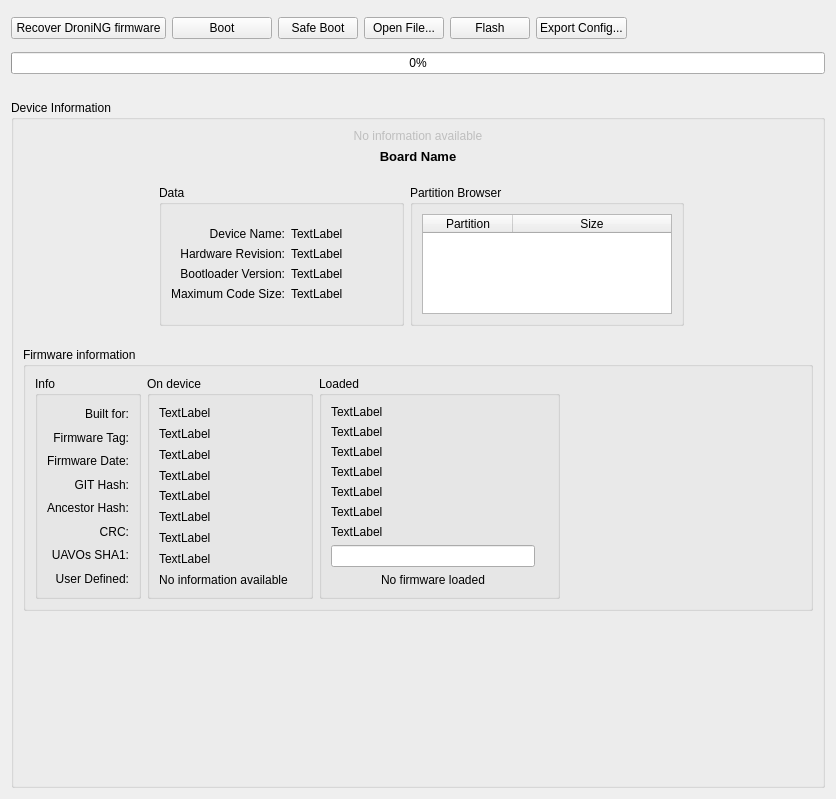
<?xml version="1.0" encoding="UTF-8"?>
<ui version="4.0">
 <class>UploaderWidget</class>
 <widget class="QWidget" name="UploaderWidget">
  <property name="geometry">
   <rect>
    <x>0</x>
    <y>0</y>
    <width>836</width>
    <height>799</height>
   </rect>
  </property>
  <property name="windowTitle">
   <string>Form</string>
  </property>
  <layout class="QVBoxLayout" name="verticalLayout">
   <item>
    <layout class="QHBoxLayout" name="bootloaderButtons">
     <item>
      <widget class="QPushButton" name="rescueButton">
       <property name="minimumSize">
        <size>
         <width>155</width>
         <height>0</height>
        </size>
       </property>
       <property name="toolTip">
        <string>Reconnect a controller with an existing dRonin USB bootloader to recover its firmware. Use the BOOT-mode installer for a first installation.</string>
       </property>
       <property name="text">
        <string>Recover DroniNG firmware</string>
       </property>
      </widget>
     </item>
     <item>
      <widget class="QPushButton" name="bootButton">
       <property name="enabled">
        <bool>true</bool>
       </property>
       <property name="minimumSize">
        <size>
         <width>100</width>
         <height>0</height>
        </size>
       </property>
       <property name="toolTip">
        <string>&lt;html&gt;&lt;head/&gt;&lt;body&gt;&lt;p&gt;Boots the system.&lt;/p&gt;&lt;/body&gt;&lt;/html&gt;</string>
       </property>
       <property name="text">
        <string>Boot</string>
       </property>
       <property name="autoDefault">
        <bool>true</bool>
       </property>
      </widget>
     </item>
     <item>
      <widget class="QPushButton" name="safeBootButton">
       <property name="enabled">
        <bool>true</bool>
       </property>
       <property name="toolTip">
        <string>&lt;html&gt;&lt;head/&gt;&lt;body&gt;&lt;p&gt;Boots the system into safe mode (i.e. default hardware/port and module settings)&lt;/p&gt;&lt;/body&gt;&lt;/html&gt;</string>
       </property>
       <property name="text">
        <string>Safe Boot</string>
       </property>
      </widget>
     </item>
     <item>
      <widget class="QPushButton" name="openButton">
       <property name="toolTip">
        <string>&lt;html&gt;&lt;head/&gt;&lt;body&gt;&lt;p&gt;Opens a file containing the firmware you wish to flash&lt;/p&gt;&lt;/body&gt;&lt;/html&gt;</string>
       </property>
       <property name="text">
        <string>Open File...</string>
       </property>
      </widget>
     </item>
     <item>
      <widget class="QPushButton" name="flashButton">
       <property name="toolTip">
        <string>&lt;html&gt;&lt;head/&gt;&lt;body&gt;&lt;p&gt;Flashes the currently loaded firmware to the board&lt;/p&gt;&lt;/body&gt;&lt;/html&gt;</string>
       </property>
       <property name="text">
        <string>Flash</string>
       </property>
       <property name="autoDefault">
        <bool>true</bool>
       </property>
      </widget>
     </item>
     <item>
      <widget class="QPushButton" name="exportConfigButton">
       <property name="text">
        <string>Export Config...</string>
       </property>
      </widget>
     </item>
     <item>
      <spacer name="horizontalSpacer">
       <property name="orientation">
        <enum>Qt::Horizontal</enum>
       </property>
       <property name="sizeHint" stdset="0">
        <size>
         <width>40</width>
         <height>20</height>
        </size>
       </property>
      </spacer>
     </item>
     <item>
      <widget class="QPushButton" name="pbHelp">
       <property name="minimumSize">
        <size>
         <width>0</width>
         <height>35</height>
        </size>
       </property>
       <property name="text">
        <string/>
       </property>
       <property name="icon">
        <iconset resource="../coreplugin/core.qrc">
         <normaloff>:/core/images/helpicon.svg</normaloff>:/core/images/helpicon.svg</iconset>
       </property>
       <property name="iconSize">
        <size>
         <width>30</width>
         <height>30</height>
        </size>
       </property>
       <property name="flat">
        <bool>true</bool>
       </property>
      </widget>
     </item>
    </layout>
   </item>
   <item>
    <layout class="QHBoxLayout" name="horizontalLayout_7">
     <item>
      <widget class="QProgressBar" name="progressBar">
       <property name="value">
        <number>0</number>
       </property>
      </widget>
     </item>
    </layout>
   </item>
   <item>
    <layout class="QHBoxLayout" name="horizontalLayout_2">
     <item>
      <widget class="QLabel" name="statusPic">
       <property name="maximumSize">
        <size>
         <width>48</width>
         <height>48</height>
        </size>
       </property>
       <property name="text">
        <string/>
       </property>
      </widget>
     </item>
     <item>
      <widget class="QLabel" name="statusLabel">
       <property name="sizePolicy">
        <sizepolicy hsizetype="MinimumExpanding" vsizetype="Preferred">
         <horstretch>0</horstretch>
         <verstretch>0</verstretch>
        </sizepolicy>
       </property>
       <property name="font">
        <font>
         <weight>75</weight>
         <bold>true</bold>
        </font>
       </property>
       <property name="text">
        <string/>
       </property>
      </widget>
     </item>
    </layout>
   </item>
   <item>
    <widget class="QGroupBox" name="deviceGB">
     <property name="title">
      <string>Device Information</string>
     </property>
     <layout class="QVBoxLayout" name="verticalLayout_2">
      <item>
       <widget class="QLabel" name="deviceInformationNoInfo">
        <property name="enabled">
         <bool>false</bool>
        </property>
        <property name="text">
         <string>No information available</string>
        </property>
        <property name="alignment">
         <set>Qt::AlignCenter</set>
        </property>
       </widget>
      </item>
      <item>
       <widget class="QLabel" name="boardName_lbl">
        <property name="sizePolicy">
         <sizepolicy hsizetype="Preferred" vsizetype="Fixed">
          <horstretch>0</horstretch>
          <verstretch>0</verstretch>
         </sizepolicy>
        </property>
        <property name="font">
         <font>
          <pointsize>10</pointsize>
          <weight>75</weight>
          <bold>true</bold>
         </font>
        </property>
        <property name="text">
         <string>Board Name</string>
        </property>
        <property name="alignment">
         <set>Qt::AlignCenter</set>
        </property>
        <property name="wordWrap">
         <bool>true</bool>
        </property>
       </widget>
      </item>
      <item>
       <widget class="QWidget" name="deviceInformationMainLayout" native="true">
        <layout class="QGridLayout" name="gridLayout_2">
         <item row="1" column="1" rowspan="2">
          <layout class="QVBoxLayout" name="verticalLayout_4">
           <item>
            <layout class="QHBoxLayout" name="horizontalLayout_3">
             <item>
              <widget class="QGroupBox" name="dataGB">
               <property name="minimumSize">
                <size>
                 <width>245</width>
                 <height>0</height>
                </size>
               </property>
               <property name="maximumSize">
                <size>
                 <width>300</width>
                 <height>16777215</height>
                </size>
               </property>
               <property name="title">
                <string>Data</string>
               </property>
               <layout class="QGridLayout" name="gridLayout">
                <item row="0" column="1">
                 <spacer name="verticalSpacer_2">
                  <property name="orientation">
                   <enum>Qt::Vertical</enum>
                  </property>
                  <property name="sizeHint" stdset="0">
                   <size>
                    <width>20</width>
                    <height>0</height>
                   </size>
                  </property>
                 </spacer>
                </item>
                <item row="3" column="0">
                 <widget class="QLabel" name="label_bl_ver">
                  <property name="text">
                   <string>Bootloader Version:</string>
                  </property>
                  <property name="alignment">
                   <set>Qt::AlignRight|Qt::AlignTrailing|Qt::AlignVCenter</set>
                  </property>
                 </widget>
                </item>
                <item row="3" column="1">
                 <widget class="QLabel" name="blVer_lbl">
                  <property name="text">
                   <string>TextLabel</string>
                  </property>
                 </widget>
                </item>
                <item row="4" column="0">
                 <widget class="QLabel" name="label_max_code">
                  <property name="text">
                   <string>Maximum Code Size:</string>
                  </property>
                  <property name="alignment">
                   <set>Qt::AlignRight|Qt::AlignTrailing|Qt::AlignVCenter</set>
                  </property>
                 </widget>
                </item>
                <item row="1" column="0">
                 <widget class="QLabel" name="label_dev_name">
                  <property name="text">
                   <string>Device Name:</string>
                  </property>
                  <property name="alignment">
                   <set>Qt::AlignRight|Qt::AlignTrailing|Qt::AlignVCenter</set>
                  </property>
                 </widget>
                </item>
                <item row="1" column="1">
                 <widget class="QLabel" name="devName_lbl">
                  <property name="text">
                   <string>TextLabel</string>
                  </property>
                 </widget>
                </item>
                <item row="2" column="1">
                 <widget class="QLabel" name="hwRev_lbl">
                  <property name="text">
                   <string>TextLabel</string>
                  </property>
                 </widget>
                </item>
                <item row="2" column="0">
                 <widget class="QLabel" name="label_hw_rev">
                  <property name="text">
                   <string>Hardware Revision:</string>
                  </property>
                  <property name="alignment">
                   <set>Qt::AlignRight|Qt::AlignTrailing|Qt::AlignVCenter</set>
                  </property>
                 </widget>
                </item>
                <item row="4" column="1">
                 <widget class="QLabel" name="maxCode_lbl">
                  <property name="text">
                   <string>TextLabel</string>
                  </property>
                 </widget>
                </item>
                <item row="5" column="1">
                 <spacer name="verticalSpacer_3">
                  <property name="orientation">
                   <enum>Qt::Vertical</enum>
                  </property>
                  <property name="sizeHint" stdset="0">
                   <size>
                    <width>20</width>
                    <height>0</height>
                   </size>
                  </property>
                 </spacer>
                </item>
               </layout>
              </widget>
             </item>
             <item>
              <widget class="QGroupBox" name="partitionBrowserGB">
               <property name="title">
                <string>Partition Browser</string>
               </property>
               <layout class="QVBoxLayout" name="verticalLayout_5">
                <item>
                 <widget class="QTableWidget" name="partitionBrowserTW">
                  <property name="sizePolicy">
                   <sizepolicy hsizetype="Preferred" vsizetype="MinimumExpanding">
                    <horstretch>0</horstretch>
                    <verstretch>0</verstretch>
                   </sizepolicy>
                  </property>
                  <property name="minimumSize">
                   <size>
                    <width>210</width>
                    <height>100</height>
                   </size>
                  </property>
                  <property name="maximumSize">
                   <size>
                    <width>250</width>
                    <height>16777215</height>
                   </size>
                  </property>
                  <property name="horizontalScrollBarPolicy">
                   <enum>Qt::ScrollBarAlwaysOff</enum>
                  </property>
                  <property name="sizeAdjustPolicy">
                   <enum>QAbstractScrollArea::AdjustToContents</enum>
                  </property>
                  <property name="editTriggers">
                   <set>QAbstractItemView::NoEditTriggers</set>
                  </property>
                  <attribute name="horizontalHeaderDefaultSectionSize">
                   <number>90</number>
                  </attribute>
                  <attribute name="horizontalHeaderMinimumSectionSize">
                   <number>90</number>
                  </attribute>
                  <attribute name="horizontalHeaderStretchLastSection">
                   <bool>true</bool>
                  </attribute>
                  <attribute name="verticalHeaderVisible">
                   <bool>false</bool>
                  </attribute>
                  <column>
                   <property name="text">
                    <string>Partition</string>
                   </property>
                  </column>
                  <column>
                   <property name="text">
                    <string>Size</string>
                   </property>
                  </column>
                 </widget>
                </item>
               </layout>
              </widget>
             </item>
            </layout>
           </item>
          </layout>
         </item>
         <item row="1" column="2">
          <spacer name="horizontalSpacer_3">
           <property name="orientation">
            <enum>Qt::Horizontal</enum>
           </property>
           <property name="sizeHint" stdset="0">
            <size>
             <width>40</width>
             <height>20</height>
            </size>
           </property>
          </spacer>
         </item>
         <item row="0" column="0" rowspan="4">
          <widget class="ScaledPixmapLabel" name="boardPic">
           <property name="sizePolicy">
            <sizepolicy hsizetype="Expanding" vsizetype="Preferred">
             <horstretch>0</horstretch>
             <verstretch>0</verstretch>
            </sizepolicy>
           </property>
           <property name="text">
            <string/>
           </property>
           <property name="alignment">
            <set>Qt::AlignCenter</set>
           </property>
          </widget>
         </item>
        </layout>
       </widget>
      </item>
      <item>
       <widget class="QGroupBox" name="firmwareGB">
        <property name="title">
         <string>Firmware information</string>
        </property>
        <layout class="QHBoxLayout" name="horizontalLayout_4">
         <item>
          <widget class="QGroupBox" name="groupBox">
           <property name="sizePolicy">
            <sizepolicy hsizetype="Fixed" vsizetype="Preferred">
             <horstretch>0</horstretch>
             <verstretch>0</verstretch>
            </sizepolicy>
           </property>
           <property name="title">
            <string>Info</string>
           </property>
           <layout class="QVBoxLayout" name="verticalLayout_6">
            <item>
             <layout class="QVBoxLayout" name="verticalLayout_10">
              <item>
               <widget class="QLabel" name="label_built_for">
                <property name="text">
                 <string>Built for:</string>
                </property>
                <property name="alignment">
                 <set>Qt::AlignRight|Qt::AlignTrailing|Qt::AlignVCenter</set>
                </property>
               </widget>
              </item>
              <item>
               <widget class="QLabel" name="label_firmware_tag">
                <property name="text">
                 <string>Firmware Tag:</string>
                </property>
                <property name="alignment">
                 <set>Qt::AlignRight|Qt::AlignTrailing|Qt::AlignVCenter</set>
                </property>
               </widget>
              </item>
              <item>
               <widget class="QLabel" name="label_firmware_date">
                <property name="text">
                 <string>Firmware Date:</string>
                </property>
                <property name="alignment">
                 <set>Qt::AlignRight|Qt::AlignTrailing|Qt::AlignVCenter</set>
                </property>
               </widget>
              </item>
              <item>
               <widget class="QLabel" name="label_git_hash">
                <property name="text">
                 <string>GIT Hash:</string>
                </property>
                <property name="alignment">
                 <set>Qt::AlignRight|Qt::AlignTrailing|Qt::AlignVCenter</set>
                </property>
               </widget>
              </item>
              <item>
               <widget class="QLabel" name="label">
                <property name="text">
                 <string>Ancestor Hash:</string>
                </property>
               </widget>
              </item>
              <item>
               <widget class="QLabel" name="label_crc">
                <property name="text">
                 <string>CRC:</string>
                </property>
                <property name="alignment">
                 <set>Qt::AlignRight|Qt::AlignTrailing|Qt::AlignVCenter</set>
                </property>
               </widget>
              </item>
              <item>
               <widget class="QLabel" name="label_uavos_sha1">
                <property name="text">
                 <string>UAVOs SHA1:</string>
                </property>
                <property name="alignment">
                 <set>Qt::AlignRight|Qt::AlignTrailing|Qt::AlignVCenter</set>
                </property>
               </widget>
              </item>
              <item>
               <widget class="QLabel" name="label_user_defined">
                <property name="text">
                 <string>User Defined:</string>
                </property>
                <property name="alignment">
                 <set>Qt::AlignRight|Qt::AlignTrailing|Qt::AlignVCenter</set>
                </property>
               </widget>
              </item>
             </layout>
            </item>
           </layout>
          </widget>
         </item>
         <item>
          <widget class="QGroupBox" name="onDeviceGB">
           <property name="title">
            <string>On device</string>
           </property>
           <layout class="QHBoxLayout" name="horizontalLayout_5">
            <item>
             <layout class="QVBoxLayout" name="verticalLayout_9">
              <item>
               <widget class="QLabel" name="builtForOD_lbl">
                <property name="text">
                 <string>TextLabel</string>
                </property>
               </widget>
              </item>
              <item>
               <widget class="QLabel" name="firmwareTagOD_lbl">
                <property name="text">
                 <string>TextLabel</string>
                </property>
               </widget>
              </item>
              <item>
               <widget class="QLabel" name="firmwareDateOD_lbl">
                <property name="text">
                 <string>TextLabel</string>
                </property>
               </widget>
              </item>
              <item>
               <widget class="QLabel" name="gitHashOD_lbl">
                <property name="text">
                 <string>TextLabel</string>
                </property>
               </widget>
              </item>
              <item>
               <widget class="QLabel" name="ancestorHashOD_lbl">
                <property name="text">
                 <string>TextLabel</string>
                </property>
               </widget>
              </item>
              <item>
               <widget class="QLabel" name="crcOD_lbl">
                <property name="text">
                 <string>TextLabel</string>
                </property>
               </widget>
              </item>
              <item>
               <widget class="QLabel" name="uavosSHA_OD_lbl">
                <property name="text">
                 <string>TextLabel</string>
                </property>
               </widget>
              </item>
              <item>
               <widget class="QLabel" name="userDefined_OD_lbl">
                <property name="text">
                 <string>TextLabel</string>
                </property>
               </widget>
              </item>
              <item>
               <widget class="QLabel" name="noInfoOnDevice">
                <property name="enabled">
                 <bool>true</bool>
                </property>
                <property name="text">
                 <string>No information available</string>
                </property>
                <property name="alignment">
                 <set>Qt::AlignCenter</set>
                </property>
               </widget>
              </item>
             </layout>
            </item>
            <item>
             <widget class="QLabel" name="firmwareOnDevicePic">
              <property name="maximumSize">
               <size>
                <width>100</width>
                <height>100</height>
               </size>
              </property>
              <property name="text">
               <string/>
              </property>
             </widget>
            </item>
           </layout>
          </widget>
         </item>
         <item>
          <widget class="QGroupBox" name="loadedGB">
           <property name="title">
            <string>Loaded</string>
           </property>
           <layout class="QHBoxLayout" name="horizontalLayout_6">
            <item>
             <layout class="QVBoxLayout" name="verticalLayout_7">
              <item>
               <widget class="QLabel" name="builtForLD_lbl">
                <property name="text">
                 <string>TextLabel</string>
                </property>
               </widget>
              </item>
              <item>
               <widget class="QLabel" name="firmwareTagLD_lbl">
                <property name="text">
                 <string>TextLabel</string>
                </property>
               </widget>
              </item>
              <item>
               <widget class="QLabel" name="firmwareDateLD_lbl">
                <property name="text">
                 <string>TextLabel</string>
                </property>
               </widget>
              </item>
              <item>
               <widget class="QLabel" name="gitHashLD_lbl">
                <property name="text">
                 <string>TextLabel</string>
                </property>
               </widget>
              </item>
              <item>
               <widget class="QLabel" name="ancestorHashLD_lbl">
                <property name="text">
                 <string>TextLabel</string>
                </property>
               </widget>
              </item>
              <item>
               <widget class="QLabel" name="crcLD_lbl">
                <property name="text">
                 <string>TextLabel</string>
                </property>
               </widget>
              </item>
              <item>
               <widget class="QLabel" name="uavosSHA_LD_lbl">
                <property name="text">
                 <string>TextLabel</string>
                </property>
               </widget>
              </item>
              <item>
               <widget class="QLineEdit" name="userDefined_LD_lbl">
                <property name="sizePolicy">
                 <sizepolicy hsizetype="Expanding" vsizetype="Fixed">
                  <horstretch>0</horstretch>
                  <verstretch>0</verstretch>
                 </sizepolicy>
                </property>
                <property name="maxLength">
                 <number>20</number>
                </property>
               </widget>
              </item>
              <item>
               <widget class="QLabel" name="noFirmwareLoaded">
                <property name="text">
                 <string>No firmware loaded</string>
                </property>
                <property name="alignment">
                 <set>Qt::AlignCenter</set>
                </property>
               </widget>
              </item>
             </layout>
            </item>
            <item>
             <widget class="QLabel" name="firmwareLoadedPic">
              <property name="maximumSize">
               <size>
                <width>100</width>
                <height>100</height>
               </size>
              </property>
              <property name="text">
               <string/>
              </property>
             </widget>
            </item>
           </layout>
          </widget>
         </item>
         <item>
          <spacer name="horizontalSpacer_2">
           <property name="orientation">
            <enum>Qt::Horizontal</enum>
           </property>
           <property name="sizeHint" stdset="0">
            <size>
             <width>40</width>
             <height>20</height>
            </size>
           </property>
          </spacer>
         </item>
        </layout>
       </widget>
      </item>
      <item>
       <spacer name="verticalSpacer">
        <property name="orientation">
         <enum>Qt::Vertical</enum>
        </property>
        <property name="sizeHint" stdset="0">
         <size>
          <width>20</width>
          <height>40</height>
         </size>
        </property>
       </spacer>
      </item>
     </layout>
    </widget>
   </item>
  </layout>
 </widget>
 <customwidgets>
  <customwidget>
   <class>ScaledPixmapLabel</class>
   <extends>QLabel</extends>
   <header location="global">../../libs/utils/scaledpixmaplabel.h</header>
  </customwidget>
 </customwidgets>
 <resources>
  <include location="../coreplugin/core.qrc"/>
  <include location="../coreplugin/core.qrc"/>
 </resources>
 <connections/>
</ui>
